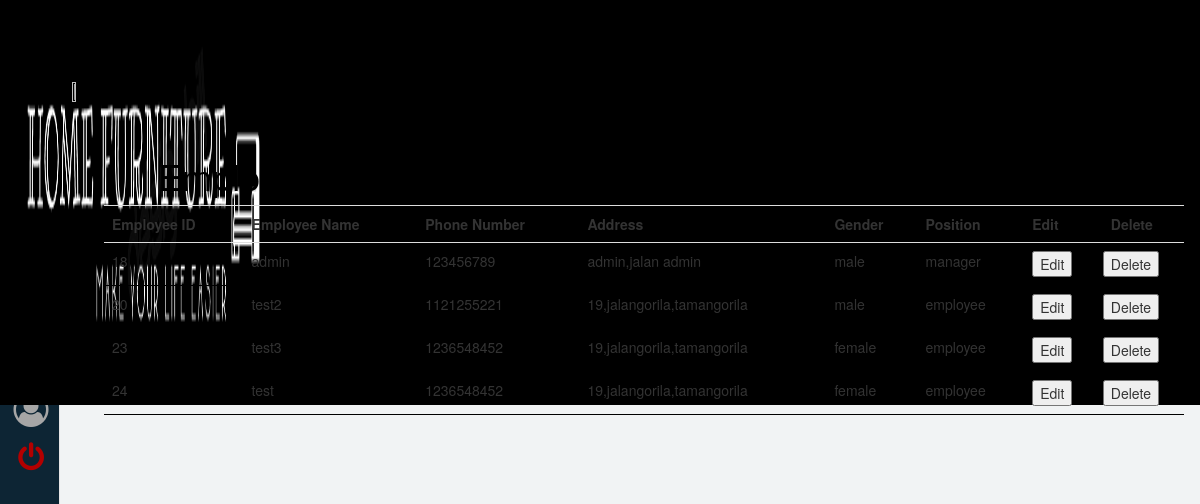
Screenshot of /nemployee.php (signed in) with the database file from the repository.
### tables this page shows
CREATE TABLE IF NOT EXISTS `employee` (
  `emp_id` int(11) NOT NULL AUTO_INCREMENT,
  `emp_name` varchar(255) DEFAULT NULL,
  `emp_email` varchar(255) DEFAULT NULL,
  `emp_phone` int(255) DEFAULT NULL,
  `emp_address` varchar(255) DEFAULT NULL,
  `emp_gender` varchar(255) DEFAULT NULL,
  `emp_password` varchar(255) DEFAULT NULL,
  `emp_img` text,
  `emp_position` varchar(255) DEFAULT NULL,
  `manager_id` int(11) DEFAULT NULL,
  PRIMARY KEY (`emp_id`)
);

### nemployee.php (the view, shortened to what this page needs)
<?php
include "header.php";
include "include/conn.inc.php";
?>
<!DOCTYPE html PUBLIC "-//W3C//DTD XHTML 1.0 Transitional//EN" "http://www.w3.org/TR/xhtml1/DTD/xhtml1-transitional.dtd">
<html xmlns="http://www.w3.org/1999/xhtml">
<head>
    <link rel="stylesheet" href="css/style-emp-panel.css" type="text/css" />
    <link rel="stylesheet" href="https://maxcdn.bootstrapcdn.com/bootstrap/3.3.7/css/bootstrap.min.css" />
</head>
<body>
    <div class="arrow">
        <a href="emp-dashboard.php">
            <image src="img\goback.png" style="width:5%;margin-top:2%; margin-left:2%" ; height="6%" />
        </a>
    </div>
    <?php
    $sql = "SELECT emp_id,emp_name,emp_phone,emp_address,emp_gender,emp_position FROM employee ";
    echo "<h1 style='color:black; margin-left:10%;margin-top:5%;'> Employee Detail </h1>";
    if ($result = mysqli_query($conn, $sql)) {
        if (mysqli_num_rows($result) > 0) {
            echo "<table class='table' style='margin-left:5%'>";
            echo "<tr class='head'>";
            echo "<th>Employee ID</th>";
            echo "<th>Employee Name</th>";
            echo "<th>Phone Number</th>";
            echo "<th>Address</th>";
            echo "<th> Gender</th>";
            echo "<th> Position</th>";
            echo "<th> Edit </th>";
            echo "<th> Delete </th>";
            echo "</tr>";
            while ($row = mysqli_fetch_array($result)) {
                $eid = $row['emp_id'];
                $ename = $row['emp_name'];
                $phone = $row['emp_phone'];
                $address = $row['emp_address'];
                $gender = $row['emp_gender'];
                $position = $row['emp_position'];
                echo "<tr>";
                echo "<form action='eedit.php' method='POST'>";
                echo "<td style='text-align:left'>$eid<input type='number' name='eid' value='$eid' hidden></td>";
                echo "<td style='text-align:left'>$ename<input type'text' name='ename' value='$ename'hidden></td>";
                echo "<td style='text-align:left'>$phone<input type'text' name='phone' value='$phone'hidden></td></td>";
                echo "<td style='text-align:left'>$address<input type'text' name='address' value='$address'hidden></td></td>";
                echo "<td style='text-align:left'>$gender<input type'text' name='gender' value='$gender'hidden></td></td>";
                echo "<td style='text-align:left'>$position<input type'text' name='position' value='$position'hidden></td></td>";
                echo "<td style='text-align:left'><input type='submit' name='edit' value='Edit'></a></td>";
                echo "<td style='text-align:left; padding-inline:unset'><input type='submit' name='delete' onClick='javascript:confirmDelete();' value='Delete'/></td>";
                echo "</form>";
                echo "</tr>";
            }
            echo "</table>";
        } else {
            echo "No result match with the query!!!!";
        }
    } else {
        echo "ERROR !!! Could not execute $sql." . mysqli_error($conn);
    }
    ?>

### css/style-emp-panel.css (style rules this page uses)
table.tab-result th, td { padding: 5px; text-align: center; border-bottom: 1px solid #000; }

### header.css (style rules this page uses)
body { margin:0px; padding: 0px; background-color:#f1f3f4; }

### rows the page displays
employee: emp_id "18", emp_name "admin", emp_phone "123456789", emp_address "admin,jalan admin", emp_gender "male", emp_position "manager"
employee: emp_id "20", emp_name "test2", emp_phone "1121255221", emp_address "19,jalangorila,tamangorila", emp_gender "male", emp_position "employee"
employee: emp_id "23", emp_name "test3", emp_phone "1236548452", emp_address "19,jalangorila,tamangorila", emp_gender "female", emp_position "employee"
employee: emp_id "24", emp_name "test", emp_phone "1236548452", emp_address "19,jalangorila,tamangorila", emp_gender "female", emp_position "employee"
